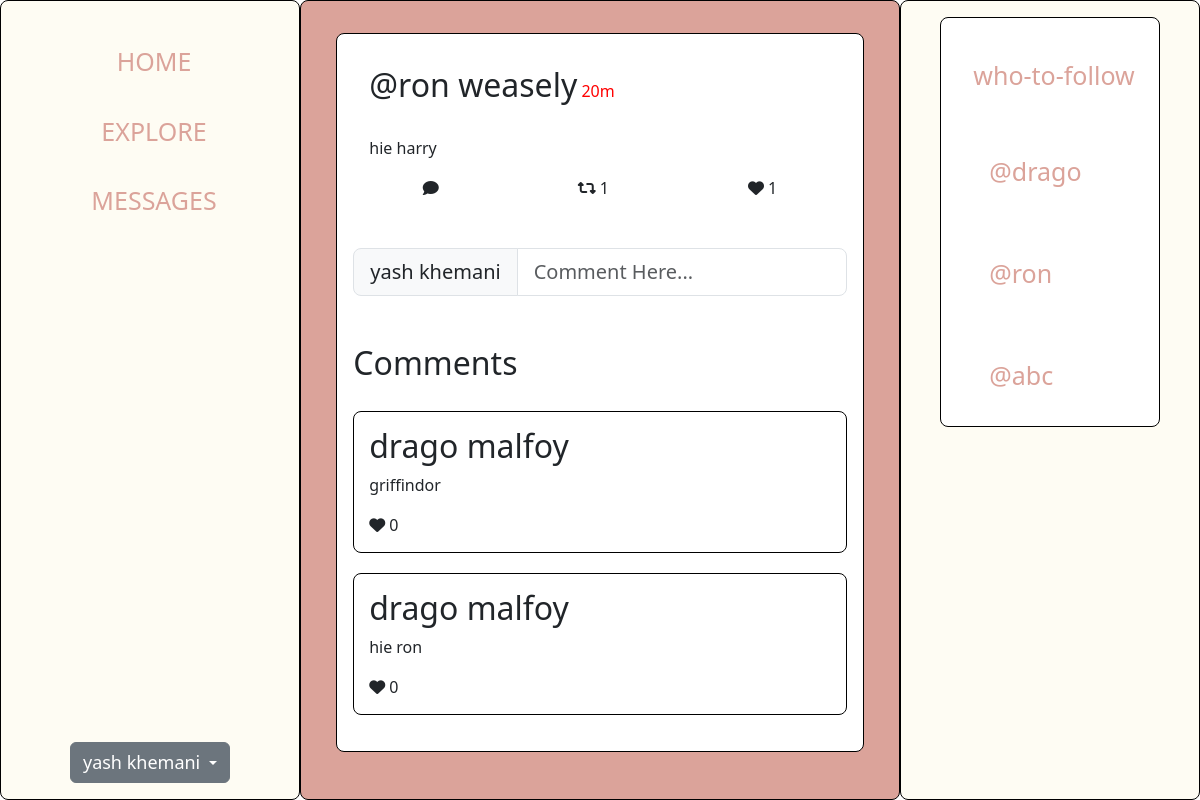
Page /tweet/23 (signed in) on the committed database.
### base/models.py (models this page shows, shortened)
class CustomUser(AbstractUser):
    def __str__(self):
        name = self.first_name + ' ' + self.last_name
        if (len(name)==1):
            return self.username
        else:
            return name

class Tweet(models.Model):
    host = models.ForeignKey(CustomUser, on_delete=models.CASCADE, null=True, related_name='tweets')
    desciption = models.TextField(null=False, blank=False)
    created = models.DateTimeField(auto_now_add=True)
    class Meta:
        ordering = ['-created']

class Comments(models.Model):
    commenter = models.ForeignKey(CustomUser, on_delete=models.CASCADE)
    comment_description = models.TextField(null=True, blank=True)
    tweet = models.ForeignKey(Tweet, on_delete=models.CASCADE, blank=True, null=True, related_name='comments')
    likes = models.IntegerField(default=0)
    dislikes = models.IntegerField(default=0)
    created = models.DateTimeField(auto_now_add=True, null=True)
    class Meta:
        ordering = ['-created']

### base/views.py (the view)
# urls.py: path('tweet/<int:tweet_id>', views.tweetPage, name='tweet'),
def tweetPage(request,tweet_id):
    tweet = Tweet.objects.get(pk=tweet_id)
    curr_time = datetime.now()
    tweet_time_wo_tz = tweet.created.replace(tzinfo=None)
    who_to_follow = CustomUser.objects.exclude(username=request.user.username).order_by('-date_joined')[:3]
    comments = tweet.comments.all()
    return render(request, "base/tweet.html", {
        'tweet':tweet,
        'comments':comments,
        'wtf' : who_to_follow
    })

### base/templates/base/tweet.html (shortened to what this page needs)
{% extends 'base/homePage.html' %}
{% load static %}
{% block css %}
<link rel="stylesheet" href="{% static 'css/homePage1.css' %}?v=3">
{% endblock css %}
{% block feed %}
<div class="tweet card "  data-id={{tweet.id}}>
    <div class="tweet-header">
        <h2>@{{tweet.host}}</h2>
        <span>20m</span>
    </div>
    <div class="tweet-body">
        {{tweet.desciption}}
    </div>
    <div class="tweet-footer">
        <div class="likes">
            <i class="fa-solid fa-comment"></i> </i>
        </div>
        <div class="likes">
            <i class="fa-solid fa-retweet retweet-icon"></i>
          <span>
              {{tweet.retweets.count}}
          </span>
        </div>
        <div class="likes">
            <i class="fa-solid fa-heart heart-icon"></i>
            <span>
            {{tweet.liked.count}}
        </span>
        </div>
    </div>
    {% if request.user != tweet.host %}
         <form action="{% url 'comment' tweet.id %}" method="post" class="my-5">
            <div class="input-group input-group-lg">
                <span class="input-group-text" id="inputGroup-sizing-lg">{{request.user}}</span>
                <input type="text" class="form-control" placeholder="Comment Here..." aria-label="Sizing example input" aria-describedby="inputGroup-sizing-lg" name="comment">
              </div>
          </form>
    {% endif %}
    {% if comments %}
        <h2>Comments</h2>
        <div class="comments">
            {% for comment in comments%}
            <div class="comment card">
                <div class="comment-header">
                    <h2>{{comment.commenter}}</h2>
                </div>
                <div class="comment-body">
                    <p>{{comment.comment_description}}</p>
                </div>
                <div class="likes">
                    <i class="fa-solid fa-heart heart-icon"></i>
                    {{comment.likes}}
                </div>
            </div>
            {% endfor %}
        </div>
    {% else %}
    <h1>No comment...</h1>
    {% endif %}
</div>
{% endblock feed %}

### base/templates/base/homePage.html (shortened to what this page needs)
{% extends 'base/layout.html' %}
{% load static %}
{% block content %}
<div class="home-container">
    <div class="sidebar card">
        <div class="sidebar-header">
            <a href="{% url 'homePage'%}" class="sidebar-links">HOME</a>
            <a href="#" class="sidebar-links">EXPLORE</a>
            <a href="#" class="sidebar-links">MESSAGES</a>
        </div>
    <div class="dropdown">
        <button class="btn btn-secondary dropdown-toggle" type="button" id="dropdownMenuButton1" data-bs-toggle="dropdown" aria-expanded="false">
         <span style="font-size: large;">
            {{request.user}}
         </span>
        </button>
      </div>
    </div>
    <div class="feed card">
        {% block feed %}
        {% endblock feed %}
    </div>
    <div class="side-menu card">
        <div class="card">
            <div class="side-menu-header">
                <h2>who-to-follow</h2>
            </div>
            <div class="side-menu-body">
                {% for user in wtf %}
                    <div class="user">
                        <a href="{% url 'profilePage' user.username %}" class="sidebar-links">
                            <h2>
                                @{{user.username}}
                            </h2>
                        </a>
                    </div>
                {% endfor %}
            </div>
        </div>
    </div>
</div>
{% endblock content %}

### base/static/css/homePage1.css (style rules this page uses)
.home-container { display: grid; grid-template-columns: 1fr 2fr 1fr; }
.card { border: 1px solid black; padding: 1rem; border-radius: 0.5em; }
.sidebar, .side-menu { display: flex; flex-direction: column; justify-content: space-between; align-items: center; height: 100vh; background-color: #FEFCF3; }
.sidebar-header { display: flex; flex-direction: column; align-items: center; justify-content: space-between; }
.sidebar-links , .side-menu h2, .side-menu h3 { padding: 6px 8px 6px 16px; margin-top: 20px; text-decoration: none; font-size: 25px; color: #DBA39A; display: block; }
.sidebar, .side-menu { position: -webkit-sticky; position: sticky; top: 0; }
.feed { display: flex; flex-direction: column; justify-content: start; align-items: center; height: 100%; background-color: #DBA39A; }
.tweet { min-width: 90%; margin: 1rem 0; }
.tweet-header h2 { display:inline; margin: 10px 0px; }
.tweet-header span { color: red; }
.tweet-body, .tweet-header { padding: 1rem; }
.tweet-footer { display: flex; align-items: center; justify-content: space-around; }
.comment { padding: 3%; margin-top: 20px; margin-bottom: 20px; }

### base/templates/base/layout.html (style rules this page uses)
* { margin: 0; padding: 0; box-sizing: border-box; }

### rows in the picture
CustomUser: user "yash khemani"
Tweet: host "ron weasely", desciption "hie harry", retweets.count "1", liked.count "1"
Comments: commenter "drago malfoy", comment_description "griffindor", likes "0"
Comments: commenter "drago malfoy", comment_description "hie ron", likes "0"
CustomUser: username "drago"
CustomUser: username "ron"
CustomUser: username "abc"
